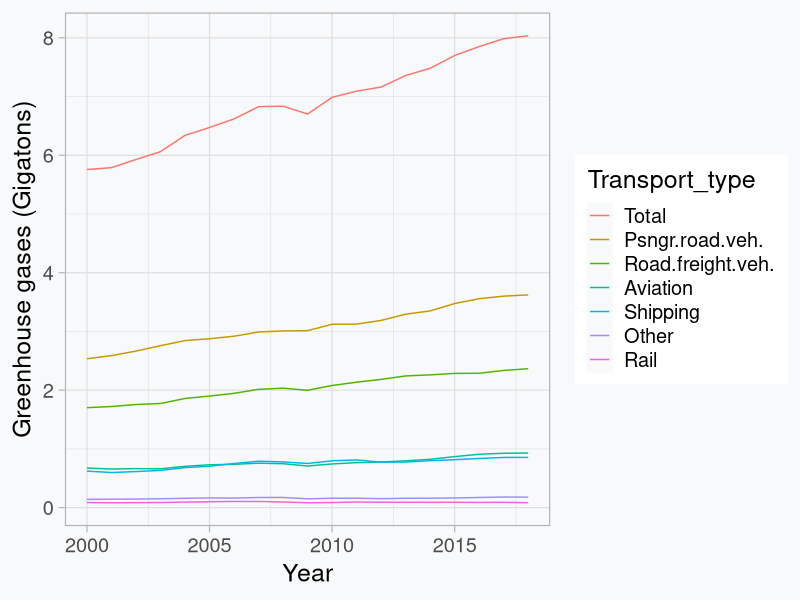

Recreate this plot in R.
## ---- chunk 1
knitr::opts_chunk$set(message = FALSE, warning=FALSE)
## ---- chunk 2
library(tidyverse)         # for graphing and data cleaning
library(kableExtra)        # for better tables
library(scales)            # to decide between scientific and extended number notation in plots
## ---- chunk 3
#read the dataset into “R”. The dataset will be called "data".
data <- read.csv("transport-sector-co2-emissions.csv")
## ---- chunk 4
q = kbl(data) %>%
   kable_styling(bootstrap_options = c("responsive"))

q
## ---- chunk 5
data_long <- data %>%
       pivot_longer(!Year, names_to = "Transport_type", values_to = "Emissions")

q1 <- kbl(data_long) %>%
            kable_styling(bootstrap_options = c("responsive"))

q1
## ---- chunk 6

data_long$Transport_type <- factor(data_long$Transport_type, levels=c("Total","Passenger.road.vehicles", "Road.freight.vehicles", "Aviation", "Shipping", "Other","Rail" ), labels = c("Total","Psngr.road.veh.", "Road.freight.veh.", "Aviation", "Shipping", "Other","Rail" ) )

ggplot(data=data_long,  
        aes(x=Year, y= Emissions, colour=Transport_type)) +
        geom_line()+
   theme_light(base_size = 18) +
   theme(panel.background = element_rect(fill = "#F8F9FA", colour = "#F8F9FA"), plot.background = element_rect(fill = "#F8F9FA", colour = "#F8F9FA")) +
   scale_y_continuous(name = "Greenhouse gases (Gigatons)", labels = comma) 
